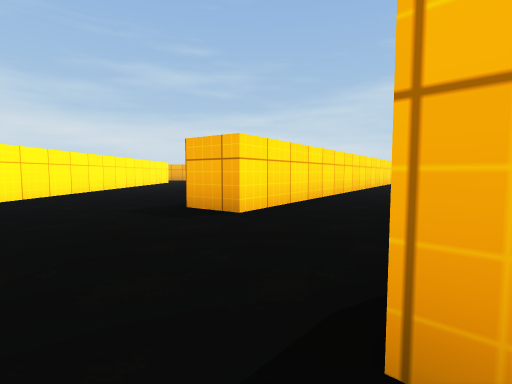
[1] (above)

24 first-person views from a walk through a 3-D level made in the Unity game engine. The camera is 0.51 m above the floor, tilts 4° down and sees 85° across. The floor is counted in squares, 1 m on a side. Each view is taken from the middle of a square. On the plan, view 1 faces up. The plan holds only what a view shows up to about 9 squares ahead; the rest is blank. The place goes on beyond the plan. Some animated figures are left out. Surface patterns are stand-ins for the level's own textures.

[2]
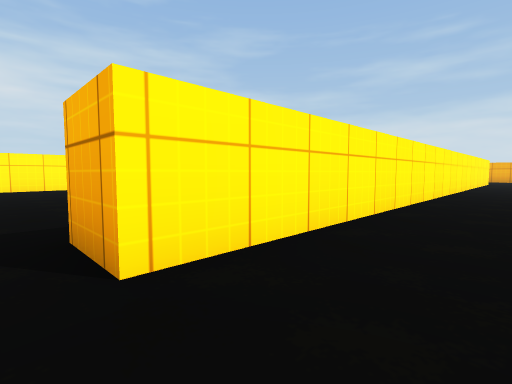

[3]
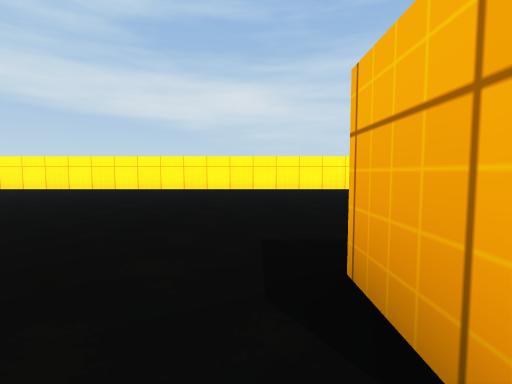

[4]
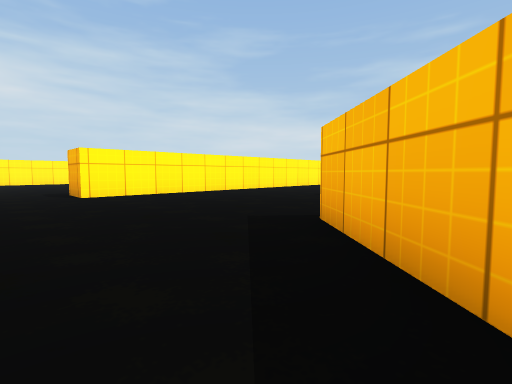

[5]
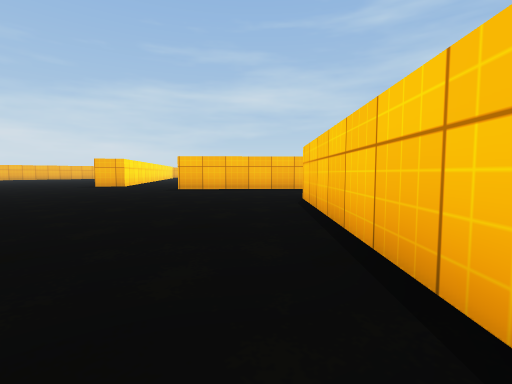

[6]
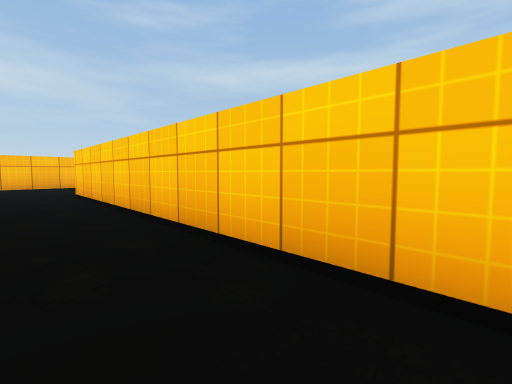

[7]
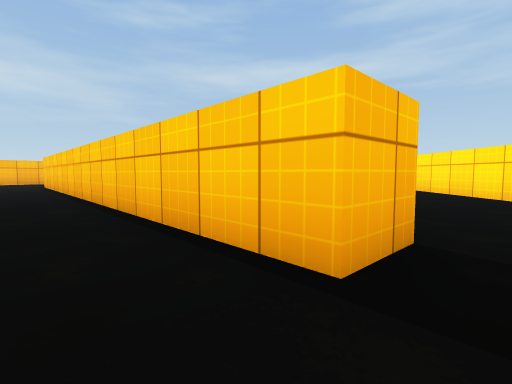

[8]
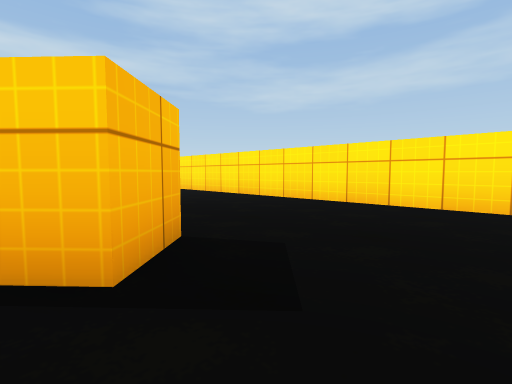

[9]
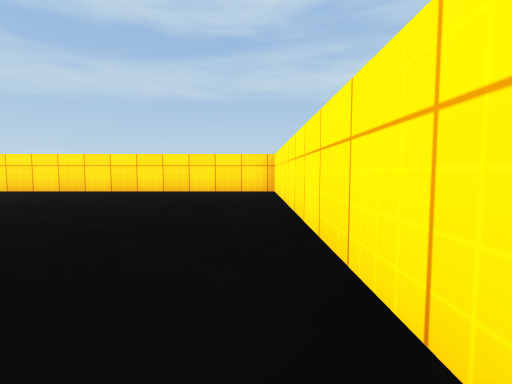

[10]
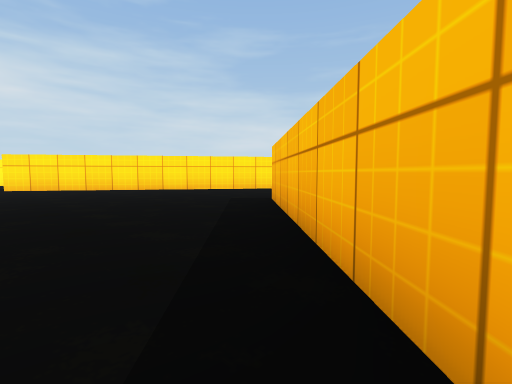

[11]
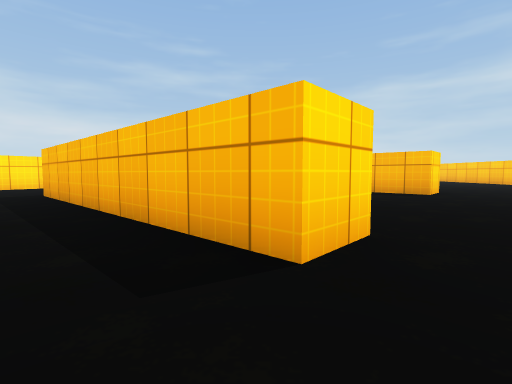

[12]
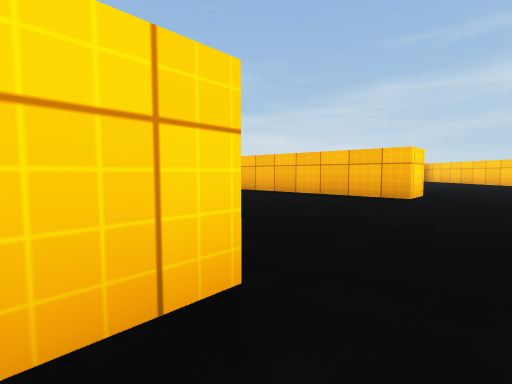

[13]
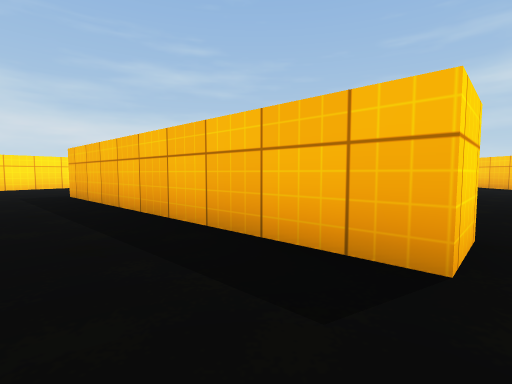

[14]
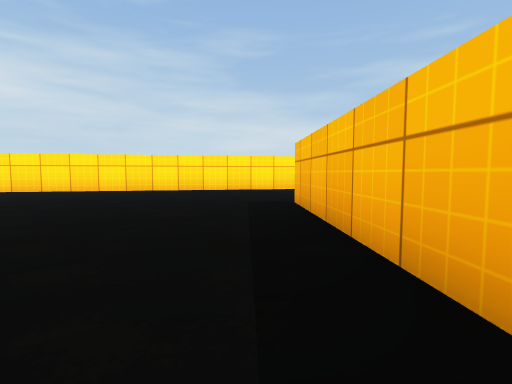

[15]
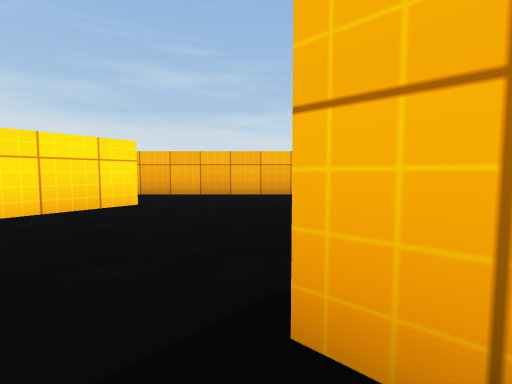

[16]
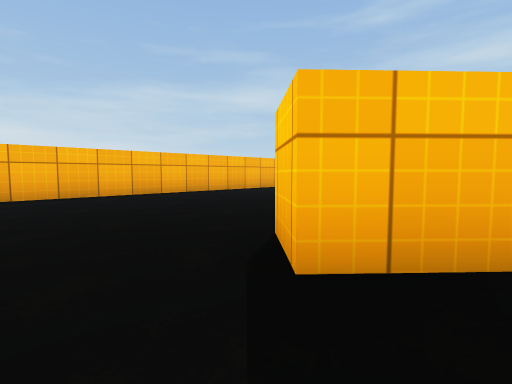

[17]
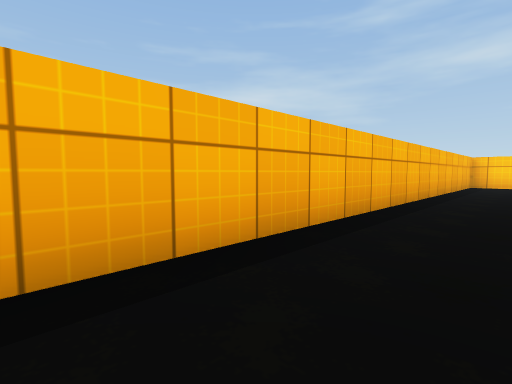

[18]
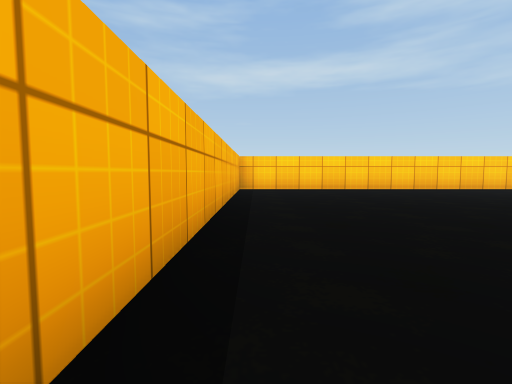

[19]
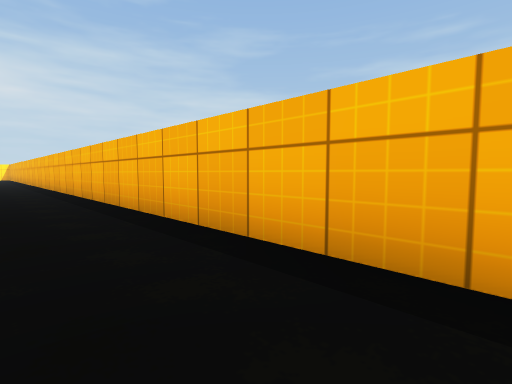

[20]
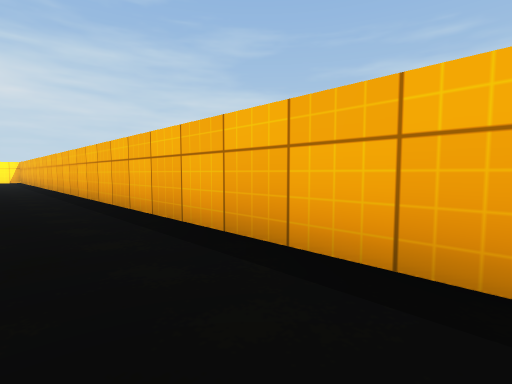

[21]
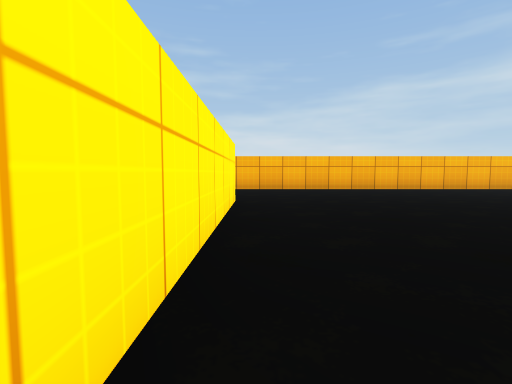

[22]
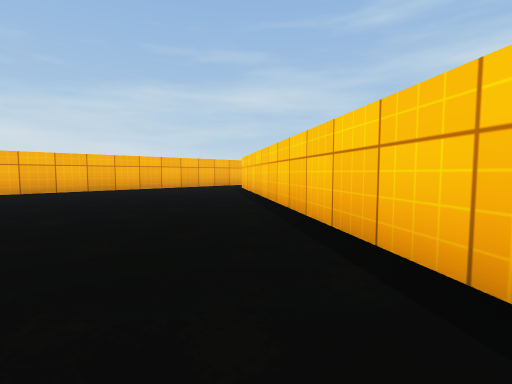

[23]
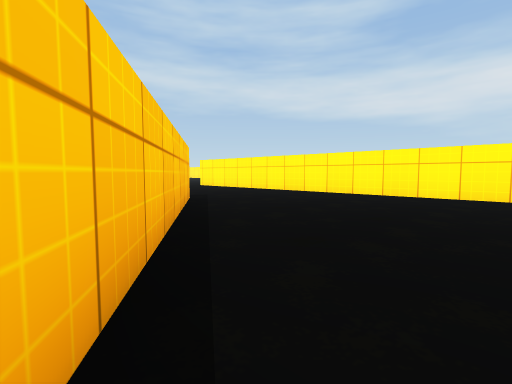

[24]
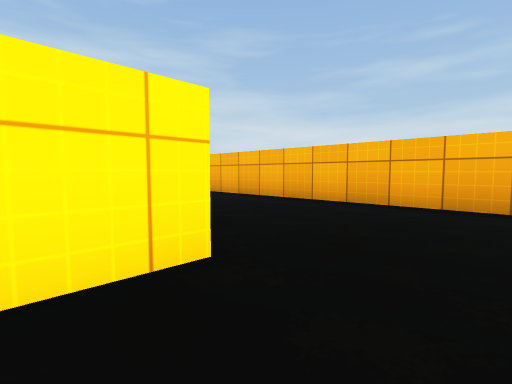

### Floor plan
Points are (right, up) in squares from view 1. A wall is a line through its corners. A room is listed if a view was taken in it or the views show most of it. See-through windows are left out.
Room 1 (views 1, 2, 3, 4, 5, 6, 7, 8, 9, 20, 21, 22, 23, 24)
walls: (-0.2, 3.5) (-1, 4.1) (7.1, 15.7); (-12.5, 1.9) (-12.5, -15.5) (-5.6, -15.5); (-4.4, 14) (-4.4, -0.5) (-5.4, -0.5); (3.1, -1.9) (0.3, 0.7); (-7, -12.2) (-7.7, -11.4) (0.6, -3.7); (9.5, 17.5) (-9.4, 17.5)
ways out: opening at (-6.3, -14) to room 2; opening at (0.5, 2.5) to room 2; opening at (2.5, -3) to room 2; opening at (9, 16.5) to room 2
Room 2 (views 10, 11, 12, 13, 14, 15, 16, 17, 18, 19)
walls: (12, 3.3) (11.3, 2.5) (6.4, 7.1); (15.7, 8.1) (15, 7.3) (10.1, 11.8) (10.8, 12.6); (21.5, 9.1) (21.5, 17.5) (9.5, 17.5); (8.2, 15.5) (-0.2, 3.5); (-5.6, -15.5) (-1.1, -15.5)
ways out: opening at (-6.3, -14) to room 1; opening at (0.5, 2.5) to room 1; opening at (2.5, -3) to room 1; opening at (9, 16.5) to room 1

Where each view was taken, in squares from view 1:
view 1: 0 up, 0 right, facing up
view 2: 1 down, 3 left, facing up-left
view 3: 1 down, 4 left, facing left
view 4: 2 down, 2 right, facing up-left
view 5: 7 down, 4 left, facing up-right
view 6: 8 down, 6 left, facing right
view 7: 11 down, 9 left, facing right
view 8: 11 down, 9 left, facing down-right
view 9: 8 down, 12 left, facing down
view 10: 3 up, 10 right, facing up-left
view 11: 1 up, 11 right, facing up
view 12: 2 up, 12 right, facing up
view 13: 6 up, 14 right, facing up
view 14: 8 up, 13 right, facing up-left
view 15: 11 up, 10 right, facing up
view 16: 11 up, 9 right, facing up-right
view 17: 16 up, 10 right, facing up-right
view 18: 17 up, 13 right, facing right
view 19: 16 up, 11 right, facing up-left
view 20: 16 up, 5 right, facing up-left
view 21: 9 up, 4 left, facing up
view 22: 9 up, 1 right, facing up-right
view 23: 9 up, 2 right, facing down-left
view 24: 13 up, 3 left, facing up-left
